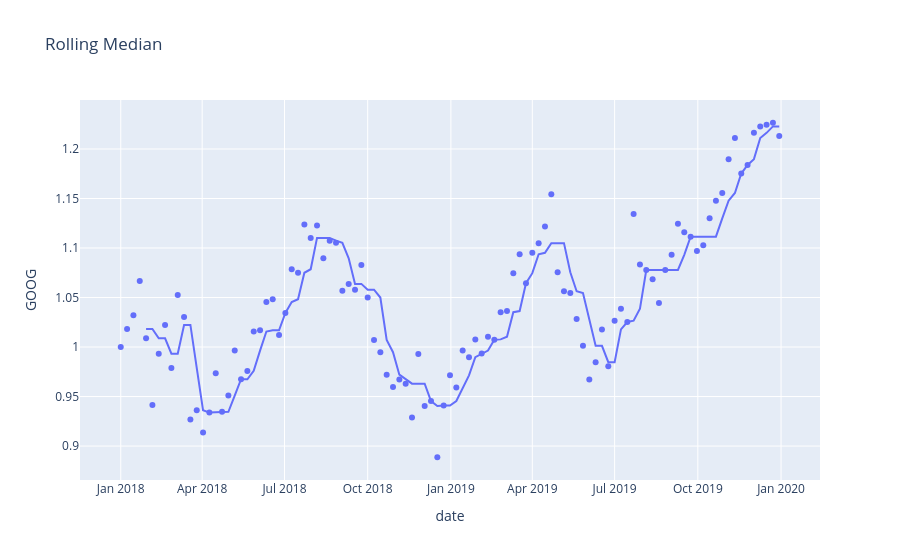

Notebook code cell kept with this figure:
### Code cell
fig = px.scatter(df, x='date', y = 'GOOG', trendline='rolling', trendline_options=dict(function='median', window=5),
                 title = 'Rolling Median')
fig.show()
